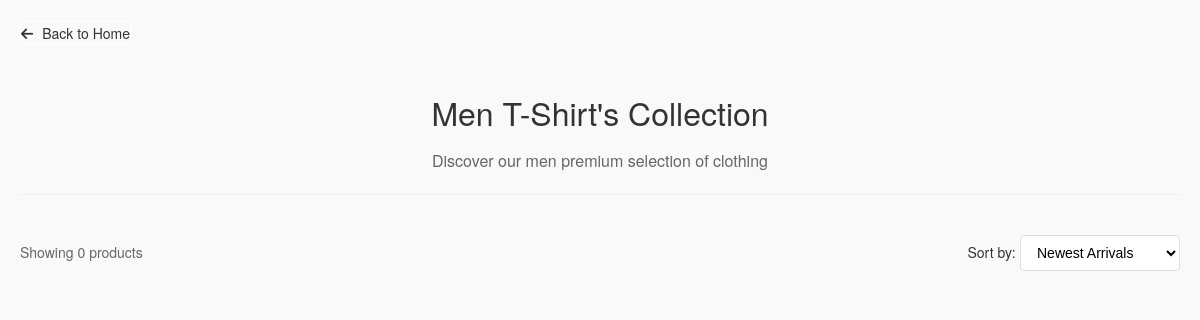
/men/t_shirts/, run on an earlier commit of the app's database.
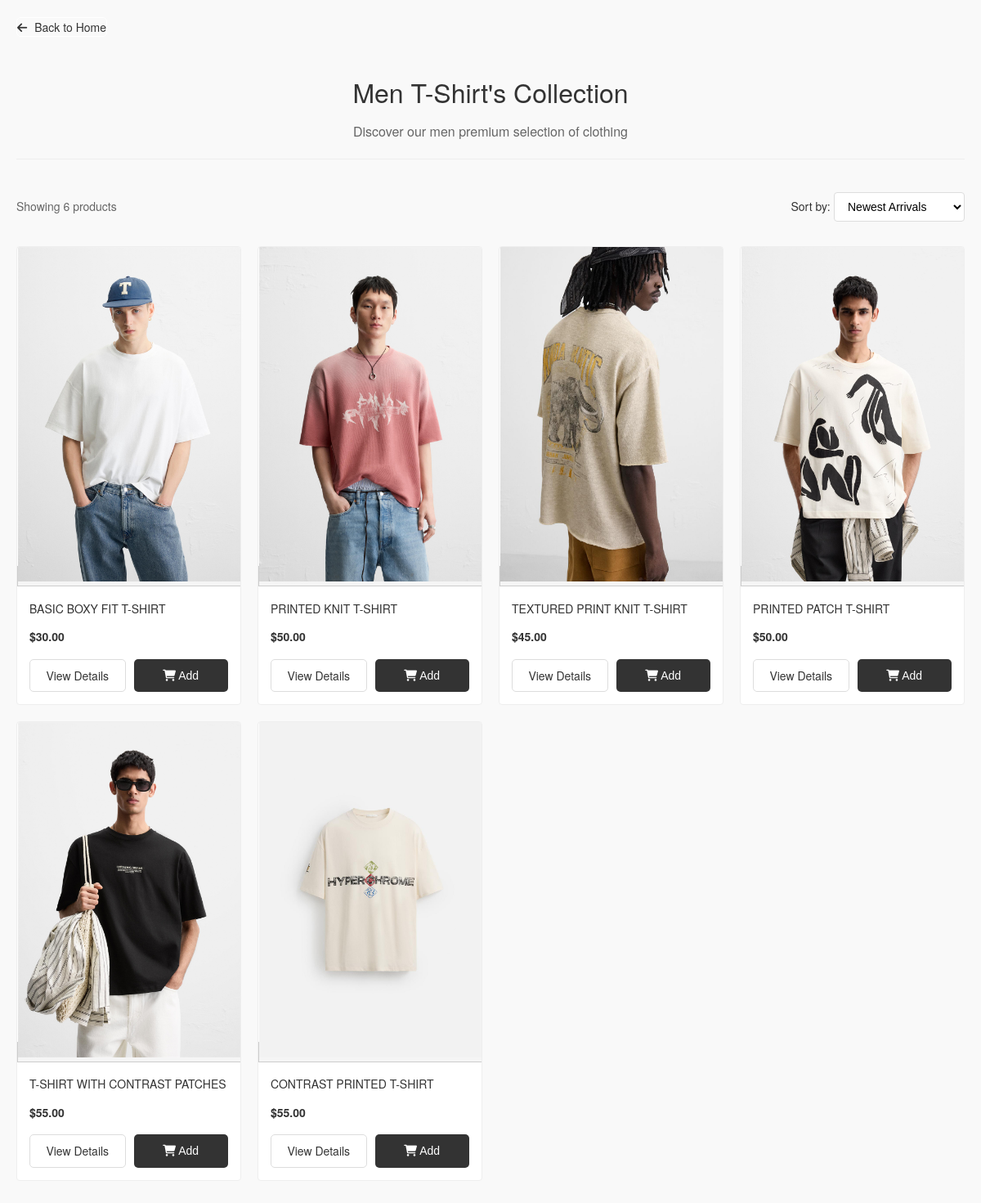
And on a later commit of the database.
### clothes/models.py (models this page shows, shortened)
class Product(models.Model):
    CATEGORY_CHOICES = [
        ('men', 'Men'),
        ('women', 'Women'),
    ]
    SUBCATEGORY_CHOICES = [
        ('shirts', 'Shirts'),
        ('t_shirts', 'T-Shirts'),
        ('polo_shirts', 'Polo Shirt'),
        ('jeans', 'Jeans'),
        ('jackets', 'Jackets'),
        ('blazers', 'Blazers'),
        ('dresses', 'Dresses'),
        ('trousers', 'Trousers'),
        ('hoodies_sweatshirts', 'Hoodies | Sweatshirts'),
        ('sweaters_cardigans', 'Sweater | Cardigans'),
        ('tops', 'Tops'),
        ('shorts', 'Shorts'),
        ('shoes', 'Shoes'),
        ('bags', 'Bags'),
        ('accessories', 'Accessories'),
        ('perfume', 'Perfume'),
    ]
    SIZE_CHOICES = [
        ('XS', 'Extra Small'),
        ('S', 'Small'),
        ('M', 'Medium'),
        ('L', 'Large'),
        ('XL', 'Extra Large'),
    ]
    product_id = models.CharField(max_length=50, unique=True)  # Barcode or unique ID
    name = models.CharField(max_length=200)
    category = models.CharField(max_length=50, choices=CATEGORY_CHOICES)
    subcategory = models.CharField(max_length=50, choices=SUBCATEGORY_CHOICES)
    description = models.TextField()
    sku = models.CharField(max_length=50, unique=True, blank=True, null=True)
    stock = models.PositiveIntegerField(default=0)
    price = models.DecimalField(max_digits=10, decimal_places=2)
    size = models.CharField(max_length=50, choices=SIZE_CHOICES)  # Size options
    image_name = models.CharField(max_length=100, blank=True, null=True)

### clothes/views.py (the view)
# urls.py: path('men/t_shirts/', views.men_tshirts, name='men/men_t_shirts'),
def men_tshirts(request):
    products = Product.objects.filter(category='men', subcategory='t_shirts')
    return render(request, 'men/men_t_shirts.html', {'products': products})

### clothes/templates/men/men_t_shirts.html (shortened to what this page needs)
{% load static %}
<!DOCTYPE html>
<html lang="en">
<head>
    <link rel="stylesheet" href="https://cdnjs.cloudflare.com/ajax/libs/font-awesome/6.0.0/css/all.min.css">
    <link rel="stylesheet" href="{% static 'Shop/shop.css' %}">
</head>
<body>
    <div class="shop-container">
        <a href="/" class="back-button">
            <i class="fas fa-arrow-left"></i> Back to Home
        </a>
        <div class="shop-header">
            <h1>Men T-Shirt's Collection</h1>
            <p class="shop-subtitle">Discover our men premium selection of clothing</p>
        </div>
        <div class="shop-toolbar">
            <div class="results-count">
                Showing {{ products.count }} products
            </div>
            <div class="sort-options">
                <label for="sort">Sort by:</label>
                <select id="sort" name="sort">
                    <option value="newest">Newest Arrivals</option>
                </select>
            </div>
        </div>
        <div class="product-grid">
            {% for product in products %}
            <div class="product-card">
                <a href="{% url 'product_detail' product.id %}" class="product-image">
                    <img src="{% static 'Shop/' %}{{ product.image_name }}" alt="{{ product.name }}" loading="lazy">
                </a>
                <div class="product-info">
                    <h3>{{ product.name }}</h3>
                    <div class="price">
                        {% if product.discount_price %}
                        <span class="current-price">${{ product.discount_price }}</span>
                        <span class="original-price">${{ product.price }}</span>
                        {% else %}
                        <span class="current-price">${{ product.price }}</span>
                        {% endif %}
                    </div>
                    <div class="product-actions">
                        <a href="{% url 'product_detail' product.id %}" class="view-btn">View Details</a>
                        <button class="add-btn" data-product-id="{{ product.id }}">
                            <i class="fas fa-shopping-cart"></i> Add
                        </button>
                    </div>
                </div>
            </div>
            {% endfor %}
        </div>
    </div>
</body>
</html>

What changed in the data, as far as the page shows it:
now on this page (row edited): Product: image_name (picture), name "BASIC BOXY FIT T-SHIRT", price "30.00"
now on this page (row edited): Product: image_name (picture), name "PRINTED KNIT T-SHIRT", price "50.00"
now on this page (row edited): Product: image_name (picture), name "TEXTURED PRINT KNIT T-SHIRT", price "45.00"
now on this page (row edited): Product: image_name (picture), name "PRINTED PATCH T-SHIRT", price "50.00"
now on this page (row edited): Product: image_name (picture), name "T-SHIRT WITH CONTRAST PATCHES", price "55.00"
now on this page (row edited): Product: image_name (picture), name "CONTRAST PRINTED T-SHIRT", price "55.00"
Also different on the page:
{{ products.count }}: "0" → "6"
